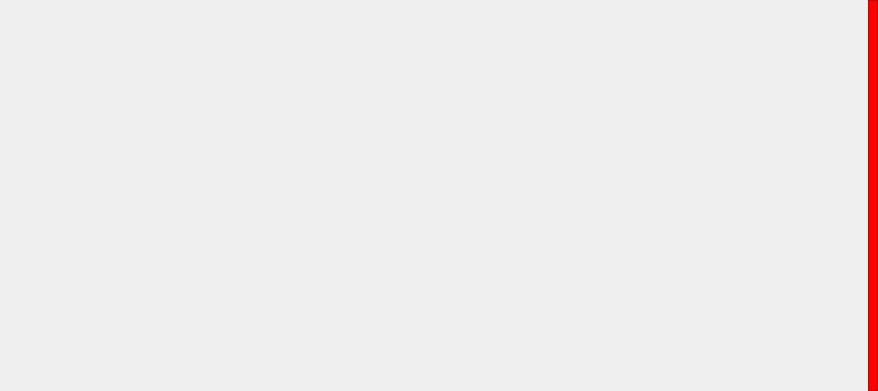
<?xml version="1.0" encoding="UTF-8"?>
<ui version="4.0">
 <class>root</class>
 <widget class="QWidget" name="root">
  <property name="geometry">
   <rect>
    <x>0</x>
    <y>0</y>
    <width>878</width>
    <height>391</height>
   </rect>
  </property>
  <property name="windowTitle">
   <string>Form</string>
  </property>
  <layout class="QVBoxLayout" name="verticalLayout_2">
   <property name="spacing">
    <number>0</number>
   </property>
   <property name="leftMargin">
    <number>0</number>
   </property>
   <property name="topMargin">
    <number>0</number>
   </property>
   <property name="rightMargin">
    <number>0</number>
   </property>
   <property name="bottomMargin">
    <number>0</number>
   </property>
   <item>
    <layout class="QHBoxLayout" name="hbox">
     <property name="spacing">
      <number>0</number>
     </property>
     <item alignment="Qt::AlignRight">
      <widget class="QFrame" name="indicator">
       <property name="sizePolicy">
        <sizepolicy hsizetype="Fixed" vsizetype="Preferred">
         <horstretch>0</horstretch>
         <verstretch>0</verstretch>
        </sizepolicy>
       </property>
       <property name="minimumSize">
        <size>
         <width>10</width>
         <height>0</height>
        </size>
       </property>
       <property name="baseSize">
        <size>
         <width>30</width>
         <height>0</height>
        </size>
       </property>
       <property name="autoFillBackground">
        <bool>false</bool>
       </property>
       <property name="styleSheet">
        <string notr="true">background-color:red;</string>
       </property>
       <property name="frameShape">
        <enum>QFrame::StyledPanel</enum>
       </property>
       <property name="frameShadow">
        <enum>QFrame::Raised</enum>
       </property>
      </widget>
     </item>
    </layout>
   </item>
  </layout>
 </widget>
 <resources/>
 <connections/>
</ui>
